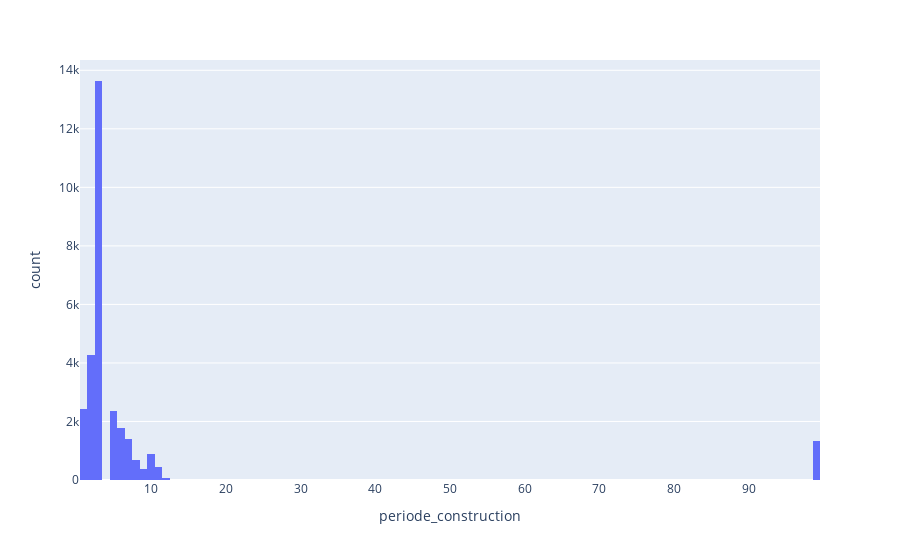

The notebook cell this image was saved under:
### Code cell
px.histogram(df, x = 'periode_construction')

### Figure 1 — Plotly figure (JSON) as saved in the notebook; plotly's stock layout.template omitted (floating-point values rounded to 4 significant figures; data arrays with more than 128 entries replaced by an {"elided": "..."} marker saying what was removed)
{"data": [{"alignmentgroup": "True", "bingroup": "x", "hovertemplate": "periode_construction=%{x}<br>count=%{y}<extra></extra>", "legendgroup": "", "marker": {"color": "#636efa"}, "name": "", "offsetgroup": "", "orientation": "v", "showlegend": false, "type": "histogram", "x": {"elided": "29707 int values"}, "xaxis": "x", "yaxis": "y"}], "layout": {"barmode": "relative", "legend": {"tracegroupgap": 0}, "margin": {"t": 60}, "xaxis": {"anchor": "y", "domain": [0, 1], "title": {"text": "periode_construction"}}, "yaxis": {"anchor": "x", "domain": [0, 1], "title": {"text": "count"}}}}
